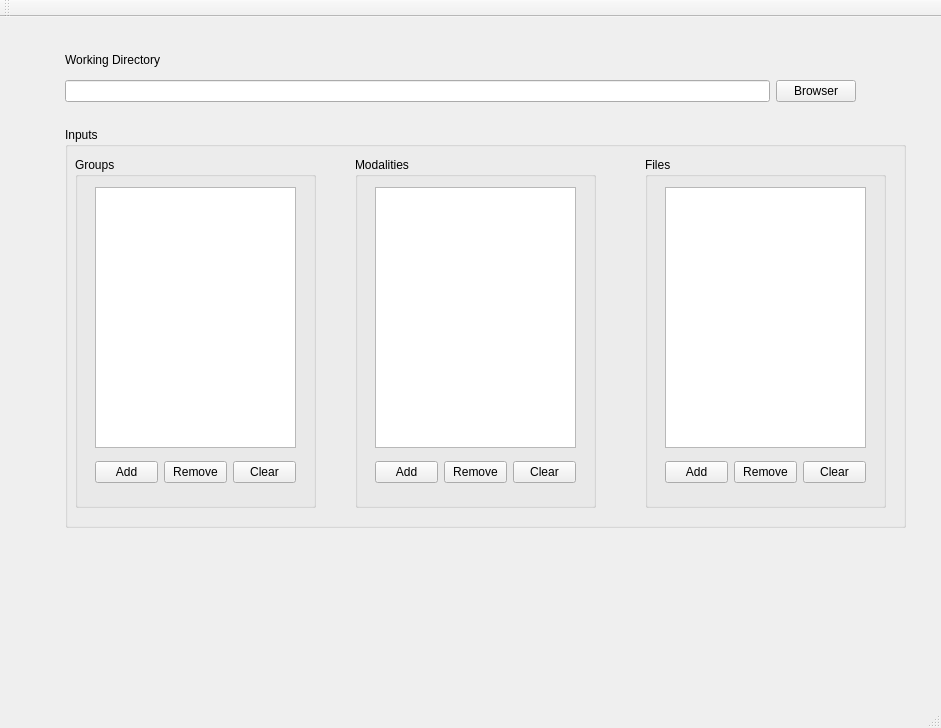
<?xml version="1.0" encoding="UTF-8"?>
<ui version="4.0">
 <class>MainWindow</class>
 <widget class="QMainWindow" name="MainWindow">
  <property name="geometry">
   <rect>
    <x>0</x>
    <y>0</y>
    <width>941</width>
    <height>728</height>
   </rect>
  </property>
  <property name="sizePolicy">
   <sizepolicy hsizetype="Expanding" vsizetype="Expanding">
    <horstretch>0</horstretch>
    <verstretch>0</verstretch>
   </sizepolicy>
  </property>
  <property name="windowTitle">
   <string>easyLearn</string>
  </property>
  <widget class="QWidget" name="centralwidget">
   <widget class="QWidget" name="">
    <property name="geometry">
     <rect>
      <x>60</x>
      <y>20</y>
      <width>861</width>
      <height>621</height>
     </rect>
    </property>
    <layout class="QVBoxLayout" name="verticalLayout">
     <item>
      <widget class="QStackedWidget" name="stackedWidget_workingdir">
       <widget class="QWidget" name="stackedWidget_workingdirPage1" native="true">
        <widget class="QGroupBox" name="WholeGroupBox">
         <property name="geometry">
          <rect>
           <x>5</x>
           <y>90</y>
           <width>841</width>
           <height>401</height>
          </rect>
         </property>
         <property name="title">
          <string>Inputs</string>
         </property>
         <widget class="QGroupBox" name="groupBox_files">
          <property name="geometry">
           <rect>
            <x>580</x>
            <y>30</y>
            <width>241</width>
            <height>351</height>
           </rect>
          </property>
          <property name="title">
           <string>Files</string>
          </property>
          <widget class="QListView" name="listView_files">
           <property name="geometry">
            <rect>
             <x>20</x>
             <y>30</y>
             <width>201</width>
             <height>261</height>
            </rect>
           </property>
           <property name="sizeAdjustPolicy">
            <enum>QAbstractScrollArea::AdjustToContents</enum>
           </property>
          </widget>
          <widget class="QWidget" name="layoutWidget_2">
           <property name="geometry">
            <rect>
             <x>20</x>
             <y>300</y>
             <width>201</width>
             <height>30</height>
            </rect>
           </property>
           <layout class="QHBoxLayout" name="horizontalLayout_3">
            <item>
             <widget class="QPushButton" name="pushButton_addfiles">
              <property name="toolTipDuration">
               <number>-5</number>
              </property>
              <property name="whatsThis">
               <string>&lt;html&gt;&lt;head/&gt;&lt;body&gt;&lt;p&gt;push the button then close program&lt;/p&gt;&lt;/body&gt;&lt;/html&gt;</string>
              </property>
              <property name="text">
               <string>Add</string>
              </property>
             </widget>
            </item>
            <item>
             <widget class="QPushButton" name="pushButton_removefiles">
              <property name="text">
               <string>Remove</string>
              </property>
             </widget>
            </item>
            <item>
             <widget class="QPushButton" name="pushButton_clearfiles">
              <property name="text">
               <string>Clear</string>
              </property>
             </widget>
            </item>
           </layout>
          </widget>
         </widget>
         <widget class="QGroupBox" name="groupBox_modality">
          <property name="geometry">
           <rect>
            <x>290</x>
            <y>30</y>
            <width>241</width>
            <height>351</height>
           </rect>
          </property>
          <property name="title">
           <string>Modalities</string>
          </property>
          <widget class="QListView" name="listView_modalities">
           <property name="geometry">
            <rect>
             <x>20</x>
             <y>30</y>
             <width>201</width>
             <height>261</height>
            </rect>
           </property>
           <property name="sizeAdjustPolicy">
            <enum>QAbstractScrollArea::AdjustToContents</enum>
           </property>
          </widget>
          <widget class="QWidget" name="layoutWidget">
           <property name="geometry">
            <rect>
             <x>20</x>
             <y>300</y>
             <width>201</width>
             <height>30</height>
            </rect>
           </property>
           <layout class="QHBoxLayout" name="horizontalLayout_2">
            <item>
             <widget class="QPushButton" name="pushButton_addmodalities">
              <property name="toolTipDuration">
               <number>-5</number>
              </property>
              <property name="whatsThis">
               <string>&lt;html&gt;&lt;head/&gt;&lt;body&gt;&lt;p&gt;push the button then close program&lt;/p&gt;&lt;/body&gt;&lt;/html&gt;</string>
              </property>
              <property name="text">
               <string>Add</string>
              </property>
             </widget>
            </item>
            <item>
             <widget class="QPushButton" name="pushButton_removemodalites">
              <property name="text">
               <string>Remove</string>
              </property>
             </widget>
            </item>
            <item>
             <widget class="QPushButton" name="pushButton_clearmodalities">
              <property name="text">
               <string>Clear</string>
              </property>
             </widget>
            </item>
           </layout>
          </widget>
         </widget>
         <widget class="QGroupBox" name="groupBox_group">
          <property name="geometry">
           <rect>
            <x>10</x>
            <y>30</y>
            <width>241</width>
            <height>351</height>
           </rect>
          </property>
          <property name="title">
           <string>Groups</string>
          </property>
          <widget class="QListView" name="listView_groups">
           <property name="geometry">
            <rect>
             <x>20</x>
             <y>30</y>
             <width>201</width>
             <height>261</height>
            </rect>
           </property>
           <property name="sizeAdjustPolicy">
            <enum>QAbstractScrollArea::AdjustToContents</enum>
           </property>
          </widget>
          <widget class="QWidget" name="layoutWidget">
           <property name="geometry">
            <rect>
             <x>20</x>
             <y>300</y>
             <width>201</width>
             <height>30</height>
            </rect>
           </property>
           <layout class="QHBoxLayout" name="horizontalLayout">
            <item>
             <widget class="QPushButton" name="pushButton_addgroups">
              <property name="toolTipDuration">
               <number>-5</number>
              </property>
              <property name="whatsThis">
               <string>&lt;html&gt;&lt;head/&gt;&lt;body&gt;&lt;p&gt;push the button then close program&lt;/p&gt;&lt;/body&gt;&lt;/html&gt;</string>
              </property>
              <property name="text">
               <string>Add</string>
              </property>
             </widget>
            </item>
            <item>
             <widget class="QPushButton" name="pushButton_removegroups">
              <property name="text">
               <string>Remove</string>
              </property>
             </widget>
            </item>
            <item>
             <widget class="QPushButton" name="pushButton_cleargroups">
              <property name="text">
               <string>Clear</string>
              </property>
             </widget>
            </item>
           </layout>
          </widget>
         </widget>
        </widget>
        <widget class="QLabel" name="label">
         <property name="geometry">
          <rect>
           <x>5</x>
           <y>15</y>
           <width>136</width>
           <height>16</height>
          </rect>
         </property>
         <property name="text">
          <string>Working Directory</string>
         </property>
        </widget>
        <widget class="QWidget" name="">
         <property name="geometry">
          <rect>
           <x>5</x>
           <y>39</y>
           <width>791</width>
           <height>30</height>
          </rect>
         </property>
         <layout class="QHBoxLayout" name="horizontalLayout_4">
          <item>
           <widget class="QLineEdit" name="lineEdit_workingdir"/>
          </item>
          <item>
           <widget class="QPushButton" name="browser_workingdir">
            <property name="text">
             <string>Browser</string>
            </property>
           </widget>
          </item>
         </layout>
        </widget>
       </widget>
      </widget>
     </item>
    </layout>
   </widget>
  </widget>
  <widget class="QMenuBar" name="menubar">
   <property name="geometry">
    <rect>
     <x>0</x>
     <y>0</y>
     <width>941</width>
     <height>26</height>
    </rect>
   </property>
  </widget>
  <widget class="QStatusBar" name="statusbar"/>
  <widget class="QToolBar" name="toolBar">
   <property name="windowTitle">
    <string>toolBar</string>
   </property>
   <attribute name="toolBarArea">
    <enum>TopToolBarArea</enum>
   </attribute>
   <attribute name="toolBarBreak">
    <bool>false</bool>
   </attribute>
  </widget>
 </widget>
 <tabstops>
  <tabstop>lineEdit_workingdir</tabstop>
  <tabstop>listView_groups</tabstop>
  <tabstop>pushButton_addgroups</tabstop>
  <tabstop>pushButton_cleargroups</tabstop>
  <tabstop>listView_modalities</tabstop>
  <tabstop>pushButton_addmodalities</tabstop>
  <tabstop>pushButton_removemodalites</tabstop>
  <tabstop>pushButton_clearmodalities</tabstop>
  <tabstop>pushButton_addfiles</tabstop>
  <tabstop>pushButton_removefiles</tabstop>
  <tabstop>pushButton_clearfiles</tabstop>
  <tabstop>listView_files</tabstop>
  <tabstop>pushButton_removegroups</tabstop>
  <tabstop>browser_workingdir</tabstop>
 </tabstops>
 <resources/>
 <connections/>
 <slots>
  <slot>stest()</slot>
 </slots>
</ui>
